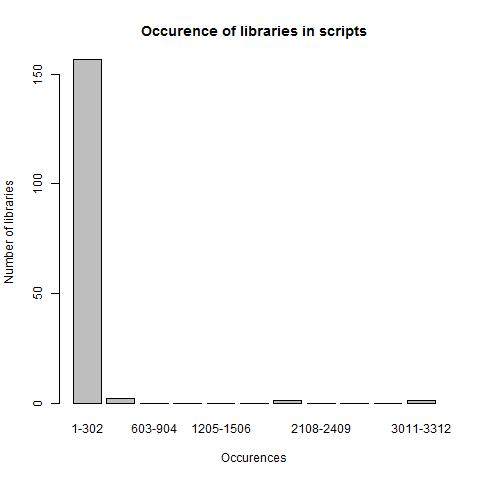

This chart was generated by the following R code:
source('util.R')

data <- read.csv('scripts_libraries.csv')

nMin <- min(data$Number_of_occurences)
nMax <- max(data$Number_of_occurences)
stepSize <- nMax %/% 10
x <- c()
y <- c()
for (i in seq(1, nMax, by=stepSize) ) {
	dataRange <- data[data$Number_of_occurences > i & data$Number_of_occurences <= i+stepSize, ]
	x <- c(x, paste0(i, "-", i+stepSize))
	y <- c(y, NROW(dataRange$Number_of_occurences))
	print(paste0(i, "-", i+stepSize, ": ", NROW(dataRange$Number_of_occurences)))
}
jpeg('scripts_libraries.jpg')
barplot(y,names.arg=x,xlab="Occurences",ylab="Number of libraries",main="Occurence of libraries in scripts")